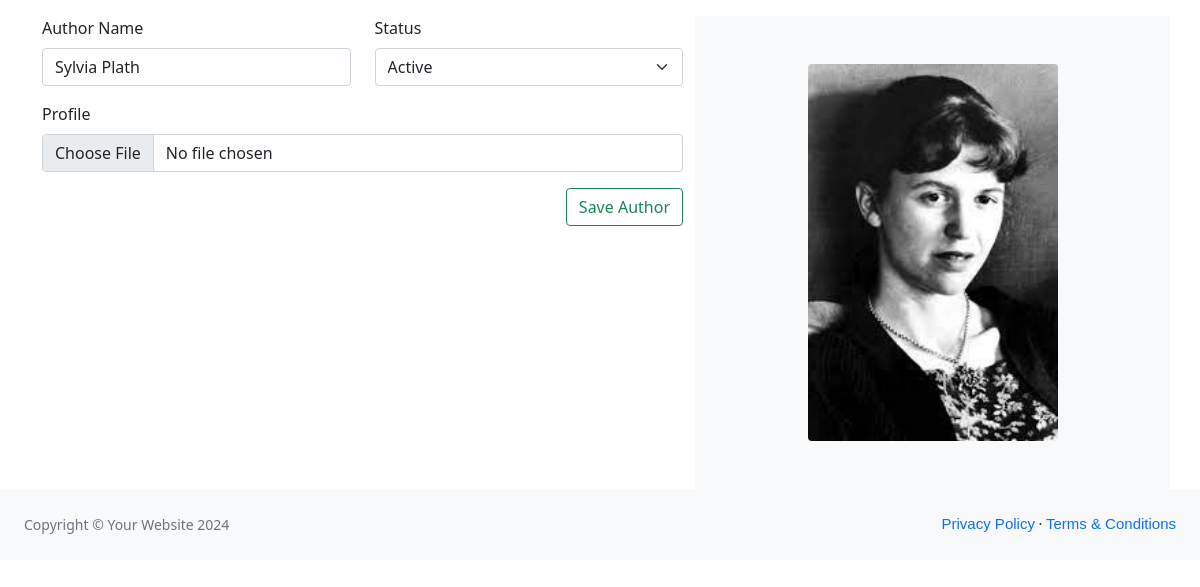
Page /admin/edit_author.php?author_id=1 on the committed database.
### tables this page shows
CREATE TABLE `authors` (
  `author_id` int(11) NOT NULL,
  `author_name` varchar(255) NOT NULL,
  `status` enum('1','0') NOT NULL DEFAULT '1',
  `profile` text DEFAULT NULL,
  `created_at` timestamp NOT NULL DEFAULT current_timestamp(),
  `updated_at` timestamp NOT NULL DEFAULT current_timestamp() ON UPDATE current_timestamp()
);

### admin/edit_author.php (the view, shortened to what this page needs)
<?php include_once '../admin/template/header.php'; ?>
<?php
include_once '../db_config.php';
$author_id = $_GET['author_id'];
try {
    $stmt = $conn->prepare("SELECT * FROM authors where author_id = $author_id");
    $stmt->execute();
    $stmt->setFetchMode(PDO::FETCH_ASSOC);
    $result = $stmt->fetchAll();
    if ($result[0]['status'] == '1') {
        $status = '<option value="1" selected>Active</option>
                <option value="0">Deactive</option>';
    } else {
        $status = '<option value="1">Active</option>
                <option value="0" selected>Deactive</option>';
    }
} catch (PDOException $e) {
    echo "Error:" . $e->getMessage();
}
?>
<body>
    <div class="container mt-3">
        <div class="row">
            <div class="col-lg-12">
                <form action="update_author.php" method="POST" enctype="multipart/form-data">
                    <div class="row">
                        <div class="col-lg-7">
                            <div class="row">
                                <div class="col-md-6">
                                    <div class="form-outline mb-3">
                                        <label class="form-label" for="form6Example1">Author Name</label>
                                        <input type="text" name="author_name" value="<?php echo $result[0]['author_name']; ?>" id="form6Example1" class="form-control" />
                                    </div>
                                </div>
                                <div class="col-md-6">
                                    <div class="mb-3">
                                        <label class="form-label" for="form6Example1">Status</label>
                                        <select class="form-select" name="status" value="<?php echo $result[0]['status']; ?>" aria-label="Default select example">
                                            <?php echo $status; ?>
                                        </select>
                                    </div>
                                </div>
                            </div>
                            <div class="form-outline mb-3">
                                <label class="form-label" for="customFile">Profile</label>
                                <input type="file" name="profile" value="<?php echo $result[0]['profile']; ?>" id="form6Example1" class="form-control" />
                            </div>
                            <button type="submit" name="submit" class="btn btn-outline-success btn-block float-end mb-3">Save Author</button>
                        </div>
                        <div class="col-lg-5 bg-light">
                            <img style="width: 250px;" class="img-fluid rounded mx-auto d-block m-5" src="authors_uploads/<?php echo $result[0]['profile']; ?>">
                        </div>
                    </div>
                </form>
            </div>
        </div>
    </div>
    <?php include_once '../admin/template/footer.php'; ?>
</body>
</html>

### rows in the picture
authors: author_name "Sylvia Plath", status "Active", profile (picture)
